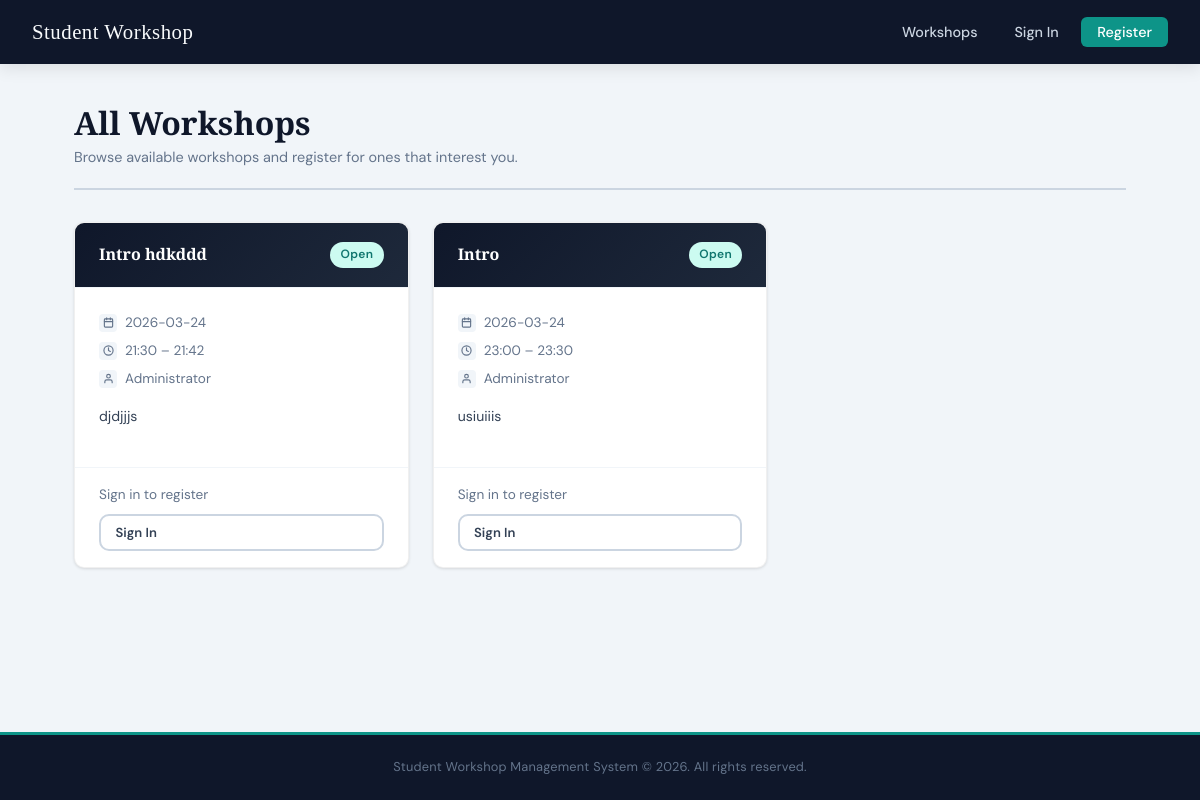
Screenshot of /workshops with the database file from the repository.
### tables this page shows
CREATE TABLE workshops (
            id          INTEGER PRIMARY KEY AUTOINCREMENT,
            title       TEXT NOT NULL,
            description TEXT NOT NULL,
            date        TEXT NOT NULL,
            start_time  TEXT NOT NULL,
            end_time    TEXT NOT NULL,
            teams_link  TEXT,
            created_by  INTEGER NOT NULL,
            status      TEXT NOT NULL DEFAULT 'pending'
        );

CREATE TABLE users (
            id       INTEGER PRIMARY KEY AUTOINCREMENT,
            name     TEXT    NOT NULL,
            email    TEXT    NOT NULL UNIQUE,
            password TEXT    NOT NULL,
            role     TEXT    NOT NULL DEFAULT 'student',
            archived INTEGER NOT NULL DEFAULT 0
        );

### app.py (the view, shortened to what this page needs)
@app.route('/workshops')
def workshops():
    conn = get_db()
    role = session.get('role')
    uid  = session.get('user_id')
    current_time = datetime.now().strftime('%H:%M')
    today = date.today().isoformat()
    if role == 'admin':
        all_workshops = conn.execute('''
            SELECT w.*, u.name AS created_by_name
            FROM workshops w
            JOIN users u ON w.created_by = u.id
            ORDER BY w.date ASC, w.start_time ASC
        ''').fetchall()
    else:
        all_workshops = conn.execute('''
            SELECT w.*, u.name AS created_by_name,
                   (SELECT rating FROM feedback WHERE workshop_id = w.id AND user_id = ?) AS my_rating
            FROM workshops w
            JOIN users u ON w.created_by = u.id
            WHERE w.status = 'approved'
            ORDER BY w.date ASC, w.start_time ASC
        ''', (uid if uid else 0,)).fetchall()
    registered_ids = []
    if uid and role != 'admin':
        rows = conn.execute(
            'SELECT workshop_id FROM registrations WHERE user_id = ?', (uid,)
        ).fetchall()
        registered_ids = [r['workshop_id'] for r in rows]
    conn.close()
    return render_template(
        'workshops.html',
        workshops=all_workshops,
        registered_ids=registered_ids,
        today=today,
        current_time=current_time
    )

### app.py (called while the page is built)
def get_db():
    conn = sqlite3.connect(DATABASE)
    conn.row_factory = sqlite3.Row
    return conn

### templates/workshops.html (shortened to what this page needs)
{% extends 'base.html' %}
{% block content %}
<div class="page-wrapper">
  <div class="page-header">
    <div>
      <h1>All Workshops</h1>
      <p>
        {% if session.get('role') == 'admin' %}
          Overview of all workshops on the platform.
        {% else %}
          Browse available workshops and register for ones that interest you.
        {% endif %}
      </p>
    </div>
  </div>
  {% if workshops %}
    <div class="workshop-grid">
      {% for workshop in workshops %}
        <div class="card workshop-card">
          <div class="card-header">
            <h3>{{ workshop.title }}</h3>
            {% if session.get('role') == 'admin' %}
              {% if workshop.status == 'pending' %}
                <span class="badge" style="background:#fef9c3; color:#92400e;">Pending</span>
              {% elif workshop.status == 'rejected' %}
                <span class="badge badge-red">Rejected</span>
              {% elif workshop.date >= today %}
                <span class="badge badge-teal">Upcoming</span>
              {% else %}
                <span class="badge" style="background:#f1f5f9; color:#64748b;">Completed</span>
              {% endif %}
            {% else %}
              {% if workshop.id in registered_ids %}
                <span class="badge badge-green">Registered</span>
              {% else %}
                <span class="badge badge-teal">Open</span>
              {% endif %}
            {% endif %}
          </div>
          <div class="card-body">
            <div class="workshop-meta">
              <div class="meta-row">
                <div class="meta-icon">
                </div>
                <span>{{ workshop.date }}</span>
              </div>
              <div class="meta-row">
                <div class="meta-icon">
                  <svg xmlns="http://www.w3.org/2000/svg" width="11" height="11"
                    viewBox="0 0 24 24" fill="none" stroke="currentColor"
                    stroke-width="2.5" stroke-linecap="round" stroke-linejoin="round">
                    <circle cx="12" cy="12" r="10"/>
                    <polyline points="12 6 12 12 16 14"/>
                  </svg>
                </div>
                <span>{{ workshop.start_time }} &ndash; {{ workshop.end_time }}</span>
              </div>
              <div class="meta-row">
                <div class="meta-icon">
                  <svg xmlns="http://www.w3.org/2000/svg" width="11" height="11"
                    viewBox="0 0 24 24" fill="none" stroke="currentColor"
                    stroke-width="2.5" stroke-linecap="round" stroke-linejoin="round">
                    <path d="M20 21v-2a4 4 0 0 0-4-4H8a4 4 0 0 0-4 4v2"/>
                    <circle cx="12" cy="7" r="4"/>
                  </svg>
                </div>
                <span>{{ workshop.created_by_name }}</span>
              </div>
            </div>
            <p class="workshop-desc">{{ workshop.description }}</p>
          </div>
          <div class="card-footer" style="flex-direction: column; align-items: stretch; gap: 0.5rem;">
            {% if session.get('role') == 'admin' %}
              {% if workshop.status == 'pending' %}
                <div style="display:flex; justify-content:space-between; align-items:center;">
                  <span class="text-sm text-muted">Awaiting your approval</span>
                  <div style="display:flex; gap:0.5rem;">
                    <form method="POST" action="{{ url_for('approve_workshop', workshop_id=workshop.id) }}">
                      <button type="submit" class="btn btn-primary btn-sm">Approve</button>
                    </form>
                    <form method="POST" action="{{ url_for('reject_workshop', workshop_id=workshop.id) }}" onsubmit="return confirm('Reject this workshop?');">
                      <button type="submit" class="btn btn-danger btn-sm">Reject</button>
                    </form>
                  </div>
                </div>
              {% elif workshop.status == 'rejected' %}
                <div style="display:flex; justify-content:space-between; align-items:center;">
                  <span class="text-sm text-muted">This workshop was rejected.</span>
                  <form method="POST" action="{{ url_for('delete_workshop', workshop_id=workshop.id) }}" onsubmit="return confirm('Delete this workshop?');">
                    <button type="submit" class="btn btn-danger btn-sm">Delete</button>
                  </form>
                </div>
              {% else %}
                <div style="display:flex; justify-content:space-between; align-items:center;">
                  <span class="text-sm" style="color:var(--success); font-weight:600;">Live</span>
                  <form method="POST" action="{{ url_for('delete_workshop', workshop_id=workshop.id) }}" onsubmit="return confirm('Delete this workshop?');">
                    <button type="submit" class="btn btn-danger btn-sm">Delete</button>
                  </form>
                </div>
              {% endif %}
            {% else %}
              <span class="text-sm text-muted">Sign in to register</span>
              <a href="{{ url_for('login') }}" class="btn btn-ghost btn-sm">Sign In</a>
            {% endif %}
          </div>
        </div>
      {% endfor %}
    </div>
  {% endif %}
</div>
{% endblock %}

### static/style.css (style rules this page uses)
:root { --navy: #0f172a; --navy-mid: #1e293b; --teal: #0d9488; --teal-light: #14b8a6; --white: #f8fafc; --grey-100: #f1f5f9; --grey-300: #cbd5e1; --grey-500: #64748b; --grey-700: #334155; --danger: #ef4444; --success: #22c55e; --warning: #f59e0b; --shadow-sm: 0 1px 3px rgba(0,0,0,0.12); --shadow-md: 0 4px 16px rgba(0,0,0,0.10); --shadow-lg: 0 8px 32px rgba(0,0,0,0.15); --radius: 10px; --font-head: 'Playfair Display', serif; --font-body: 'DM Sans', sans-serif; --transition: 0.2s ease; }
*, *::before, *::after { box-sizing: border-box; margin: 0; padding: 0; }
html { scroll-behavior: smooth; }
body { font-family: var(--font-body); background-color: var(--grey-100); color: var(--navy); line-height: 1.6; font-size: 15px; min-height: 100vh; display: flex; flex-direction: column; }
a { color: var(--teal); text-decoration: none; transition: color var(--transition); }
.page-wrapper { max-width: 1100px; margin: 0 auto; padding: 2.5rem 1.5rem; }
.btn { display: inline-flex; align-items: center; gap: 0.4rem; padding: 0.65rem 1.4rem; border-radius: var(--radius); font-family: var(--font-body); font-size: 0.9rem; font-weight: 600; cursor: pointer; border: 2px solid transparent; transition: all var(--transition); text-decoration: none; }
.btn-ghost { background: transparent; color: var(--grey-700); border-color: var(--grey-300); }
.btn-sm { padding: 0.4rem 0.9rem; font-size: 0.82rem; }
.card { background: white; border-radius: var(--radius); box-shadow: var(--shadow-sm); overflow: hidden; transition: box-shadow var(--transition), transform var(--transition); border: 1px solid rgba(0,0,0,0.06); }
.card-header { padding: 1.2rem 1.5rem; border-bottom: 1px solid var(--grey-100); display: flex; align-items: center; justify-content: space-between; gap: 1rem; }
.card-header h3 { font-family: var(--font-head); font-size: 1.1rem; color: var(--navy); }
.card-body { padding: 1.5rem; }
.card-footer { padding: 1rem 1.5rem; border-top: 1px solid var(--grey-100); display: flex; align-items: center; justify-content: space-between; gap: 0.5rem; flex-wrap: wrap; }
.workshop-grid { display: grid; grid-template-columns: repeat(auto-fill, minmax(300px, 1fr)); gap: 1.5rem; margin-top: 1.5rem; }
.workshop-card .card-header { background: linear-gradient(135deg, var(--navy) 0%, var(--navy-mid) 100%); }
.workshop-card .card-header h3 { color: white; font-size: 1rem; }
.workshop-meta { display: flex; flex-direction: column; gap: 0.4rem; margin-bottom: 1rem; }
.meta-row { display: flex; align-items: center; gap: 0.5rem; font-size: 0.85rem; color: var(--grey-500); }
.meta-icon { width: 18px; height: 18px; background: var(--grey-100); border-radius: 4px; display: flex; align-items: center; justify-content: center; flex-shrink: 0; }
.workshop-desc { font-size: 0.88rem; color: var(--grey-700); line-height: 1.5; margin-bottom: 1rem; }
.badge { display: inline-flex; align-items: center; padding: 0.2rem 0.65rem; border-radius: 999px; font-size: 0.75rem; font-weight: 600; letter-spacing: 0.3px; }
.badge-teal { background: #ccfbf1; color: #0f766e; }
.page-header { margin-bottom: 2rem; padding-bottom: 1.2rem; border-bottom: 2px solid var(--grey-300); display: flex; align-items: flex-end; justify-content: space-between; flex-wrap: wrap; gap: 1rem; }
.page-header h1 { font-family: var(--font-head); font-size: clamp(1.5rem, 3vw, 2rem); color: var(--navy); line-height: 1.2; }
.page-header p { color: var(--grey-500); font-size: 0.9rem; margin-top: 0.2rem; }
.text-muted { color: var(--grey-500); }
.text-sm { font-size: 0.85rem; }

### rows the page displays
workshops: title "Intro hdkddd", shows "Open", date "2026-03-24", start_time "21:30", end_time "21:42", created_by_name "Administrator", description "djdjjjs"
workshops: title "Intro", shows "Open", date "2026-03-24", start_time "23:00", end_time "23:30", created_by_name "Administrator", description "usiuiiis"
